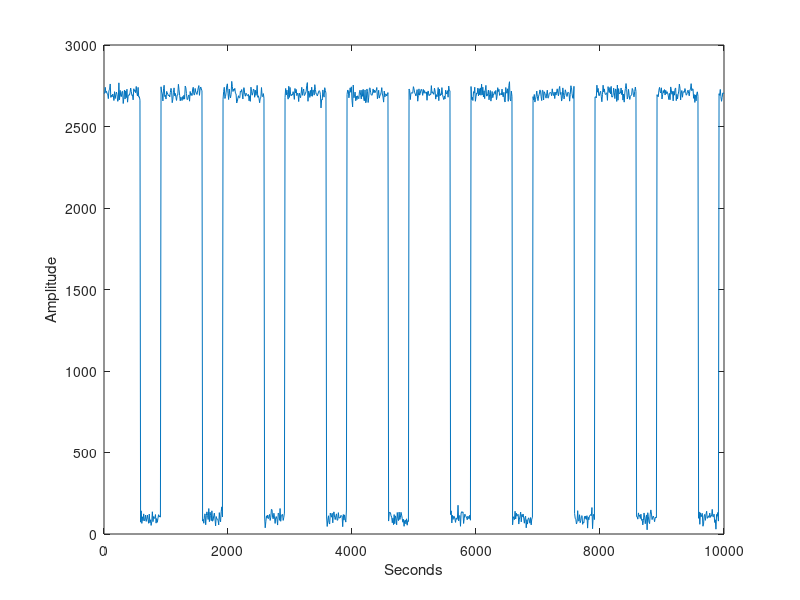

The MATLAB script that drew this image: (Note: this script raises an error after producing the figure.)
format short g

% Generate pulse signal
t = 0:10:10000; % Sampling frequency
duty=.5; % Percent duty cycle (50 = square wave)
y = 1400+1300.*(sign(duty+sin(2*pi*.001*t))+.02.*randn(size(t)));
plot(t,y);
xlabel('Seconds');
ylabel('Amplitude');

S=findsquarepulse(t,y,1000);
disp('     Pulse number  Start time    Height        Width ')
disp(S)